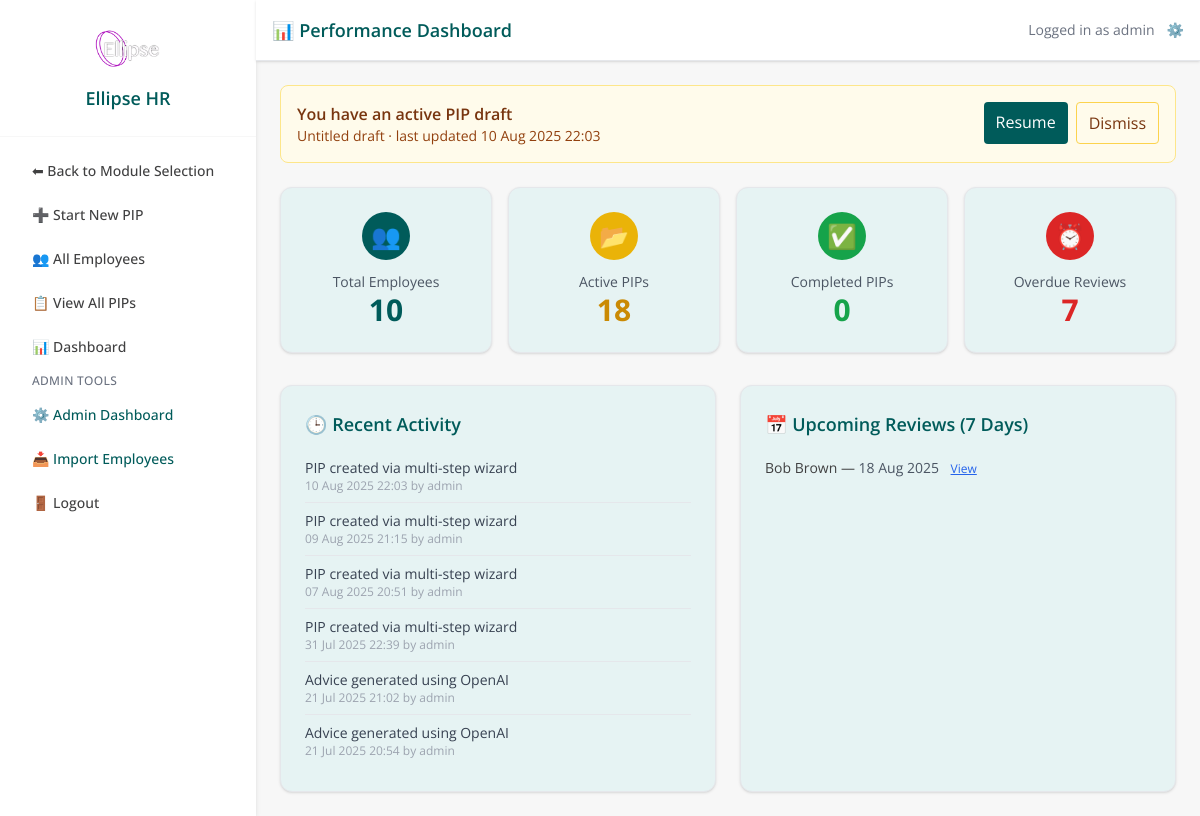
Page /dashboard (signed in) on the earlier database version.
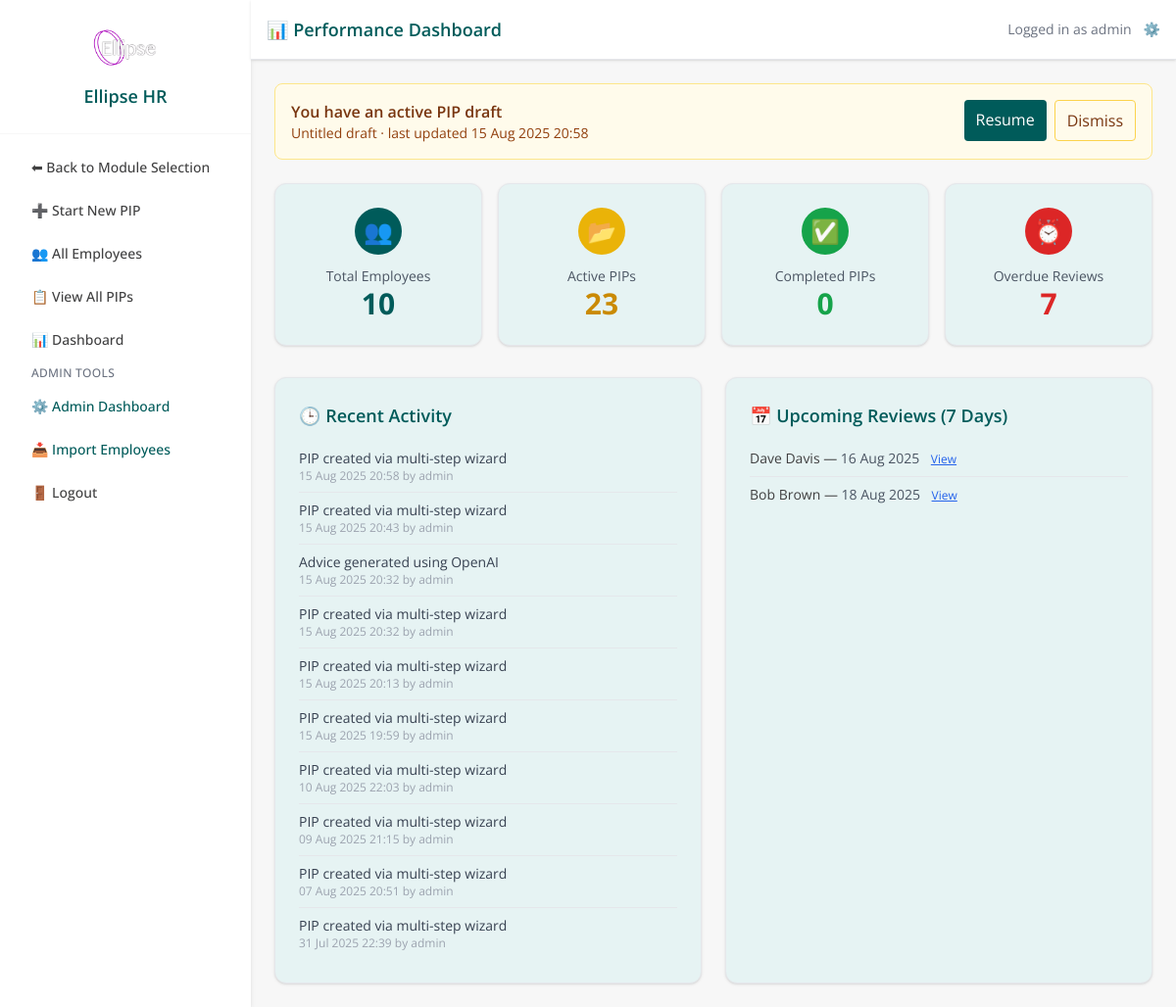
Same page on the later database version.
### models.py (models this page shows)
class DraftPIP(db.Model):
    id = db.Column(db.Integer, primary_key=True)
    user_id = db.Column(db.Integer, db.ForeignKey('user.id'))
    step = db.Column(db.Integer)
    data = db.Column(db.JSON)
    created_at = db.Column(db.DateTime, default=datetime.utcnow)
    updated_at = db.Column(db.DateTime, default=datetime.utcnow, onupdate=datetime.utcnow)
    is_dismissed = db.Column(db.Boolean, default=False)
    user = db.relationship('User', backref='draft_pips')

class TimelineEvent(db.Model):
    __tablename__ = 'timeline_event'
    id = db.Column(db.Integer, primary_key=True)
    pip_record_id = db.Column(db.Integer, db.ForeignKey('pip_record.id'), nullable=True)
    timestamp = db.Column(db.DateTime, default=datetime.utcnow)
    event_type = db.Column(db.String(100))
    notes = db.Column(db.Text)
    updated_by = db.Column(db.String(100))
    created_at = db.Column(db.DateTime, default=datetime.utcnow)
    pip_record = db.relationship(
        'PIPRecord',
        back_populates='timeline_events'
    )

class PIPRecord(db.Model):
    __tablename__ = 'pip_record'
    id = db.Column(db.Integer, primary_key=True)
    employee_id = db.Column(db.Integer, db.ForeignKey('employee.id'), nullable=False)
    concerns = db.Column(db.Text, nullable=False)
    start_date = db.Column(db.Date, nullable=False)
    review_date = db.Column(db.Date, nullable=False)
    meeting_notes = db.Column(db.Text)
    status = db.Column(db.String(20), default='Open')
    created_by = db.Column(db.String(100))
    created_at = db.Column(db.DateTime, default=datetime.utcnow)
    last_updated = db.Column(db.DateTime, default=datetime.utcnow, onupdate=datetime.utcnow)
    ai_advice = db.Column(db.Text)
    ai_advice_generated_at = db.Column(db.DateTime)
    capability_meeting_date = db.Column(db.DateTime, nullable=True)
    capability_meeting_time = db.Column(db.String, nullable=True)
    capability_meeting_venue = db.Column(db.String, nullable=True)
    concern_category = db.Column(db.String(100))
    severity = db.Column(db.String(50))
    frequency = db.Column(db.String(50))
    tags = db.Column(db.Text)
    employee = db.relationship('Employee', back_populates='pips')
    action_items = db.relationship(
        'PIPActionItem',
        back_populates='pip_record',
        cascade='all, delete-orphan',
        lazy=True
    )
    timeline_events = db.relationship(
        'TimelineEvent',
        back_populates='pip_record',
        cascade='all, delete-orphan',
        lazy=True
    )

class Employee(db.Model):
    id = db.Column(db.Integer, primary_key=True)
    first_name = db.Column(db.String(100))
    last_name = db.Column(db.String(100))
    job_title = db.Column(db.String(100))
    line_manager = db.Column(db.String(100))
    service = db.Column(db.String(100))
    start_date = db.Column(db.Date)
    team_id = db.Column(db.Integer)
    email = db.Column(db.String(120), nullable=True)
    pips = db.relationship('PIPRecord', back_populates='employee', lazy=True)

### app.py (the view)
@app.route('/dashboard')
@login_required
def dashboard():
    total_employees = Employee.query.count()
    active_pips = PIPRecord.query.filter_by(status='Open').count()
    completed_pips = PIPRecord.query.filter_by(status='Completed').count()
    today = datetime.now(timezone.utc).date()
    overdue_reviews = PIPRecord.query.filter(
        PIPRecord.review_date < today,
        PIPRecord.status == 'Open'
    ).count()
    recent_activity = TimelineEvent.query.order_by(TimelineEvent.timestamp.desc()).limit(10).all()
    upcoming_deadline = today + timedelta(days=7)
    if current_user.admin_level == 0:
        upcoming_pips = PIPRecord.query.join(Employee).filter(
            Employee.team_id == current_user.team_id,
            PIPRecord.status == 'Open',
            PIPRecord.review_date >= today,
            PIPRecord.review_date <= upcoming_deadline
        ).order_by(PIPRecord.review_date).all()
    else:
        upcoming_pips = PIPRecord.query.filter(
            PIPRecord.status == 'Open',
            PIPRecord.review_date >= today,
            PIPRecord.review_date <= upcoming_deadline
        ).order_by(PIPRecord.review_date).all()
    draft = get_active_draft_for_user(current_user.id)
    return render_template(
        'dashboard.html',
        total_employees=total_employees,
        active_pips=active_pips,
        completed_pips=completed_pips,
        overdue_reviews=overdue_reviews,
        recent_activity=recent_activity,
        upcoming_pips=upcoming_pips,
        draft=draft
    )

### app.py (called while the page is built)
@app.context_processor
def inject_module():
    return dict(active_module=session.get('active_module'))

@login_manager.user_loader
def load_user(user_id):
    return db.session.get(User, int(user_id))

@app.before_request
def set_active_module():
    path = request.path.lower()
    if path.startswith('/pip/') or \
       path.startswith('/employee/') or \
       path in ['/dashboard', '/pip_list', '/employee/list', '/employee/add', '/pip/select-employee']:
        session['active_module'] = 'PIP'
    elif path.startswith('/probation/'):
        session['active_module'] = 'Probation'
    elif path == '/':
        session.pop('active_module', None)

def get_active_draft_for_user(user_id):
    return DraftPIP.query.filter_by(user_id=user_id, is_dismissed=False)\
                         .order_by(DraftPIP.updated_at.desc()).first()

### models.py (called while the page is built)
    def is_superuser(self):
        return self.admin_level == 2

### templates/dashboard.html (shortened to what this page needs)
{% extends "base.html" %}
{% block page_title %}📊 Performance Dashboard{% endblock %}
{% block content %}
{% if draft %}
<div class="mb-6 p-4 rounded-lg border bg-amber-50 border-amber-200 flex items-start justify-between gap-4">
  <div>
    <div class="font-semibold text-amber-900">You have an active PIP draft</div>
    <div class="text-sm text-amber-800">
      {{ draft.data.get('draft_name') or 'Untitled draft' }}
      · last updated {{ draft.updated_at.strftime('%d %b %Y %H:%M') }}
    </div>
  </div>
  <div class="flex gap-2 shrink-0">
    <a href="{{ url_for('create_pip_wizard') }}"
       class="px-3 py-2 rounded bg-[#005b5a] text-white hover:bg-[#004746]">Resume</a>
    <button id="dismissDraftBtn"
       class="px-3 py-2 rounded border border-amber-300 text-amber-900 hover:bg-amber-100">Dismiss</button>
  </div>
</div>
{% endif %}
  <div class="grid grid-cols-1 sm:grid-cols-2 lg:grid-cols-4 gap-4 mb-8">
    <div class="bg-[#e6f3f3] p-6 rounded-xl shadow border border-gray-200 text-center hover:shadow-lg transition duration-300">
      <div class="flex justify-center items-center w-12 h-12 mx-auto rounded-full bg-ellipse-teal text-white text-2xl mb-3">
        👥
      </div>
      <div class="text-sm text-gray-600">Total Employees</div>
      <div class="text-3xl font-bold text-ellipse-teal">{{ total_employees }}</div>
    </div>
    <div class="bg-[#e6f3f3] p-6 rounded-xl shadow border border-gray-200 text-center hover:shadow-lg transition duration-300">
      <div class="flex justify-center items-center w-12 h-12 mx-auto rounded-full bg-yellow-500 text-white text-2xl mb-3">
        📂
      </div>
      <div class="text-sm text-gray-600">Active PIPs</div>
      <div class="text-3xl font-bold text-yellow-600">{{ active_pips }}</div>
    </div>
    <div class="bg-[#e6f3f3] p-6 rounded-xl shadow border border-gray-200 text-center hover:shadow-lg transition duration-300">
      <div class="flex justify-center items-center w-12 h-12 mx-auto rounded-full bg-green-600 text-white text-2xl mb-3">
        ✅
      </div>
      <div class="text-sm text-gray-600">Completed PIPs</div>
      <div class="text-3xl font-bold text-green-600">{{ completed_pips }}</div>
    </div>
    <div class="bg-[#e6f3f3] p-6 rounded-xl shadow border border-gray-200 text-center hover:shadow-lg transition duration-300">
      <div class="flex justify-center items-center w-12 h-12 mx-auto rounded-full bg-red-600 text-white text-2xl mb-3">
        ⏰
      </div>
      <div class="text-sm text-gray-600">Overdue Reviews</div>
      <div class="text-3xl font-bold text-red-600">{{ overdue_reviews }}</div>
    </div>
  </div>
  <div class="grid grid-cols-1 md:grid-cols-2 gap-6">
    <div class="bg-[#e6f3f3] p-6 rounded-xl shadow border border-gray-200">
      <h2 class="text-lg font-semibold text-ellipse-teal mb-3">🕒 Recent Activity</h2>
      <ul class="divide-y divide-gray-200">
        {% for event in recent_activity %}
          <li class="py-2">
            <div class="text-sm text-gray-700">{{ event.notes }}</div>
            <div class="text-xs text-gray-400">{{ event.timestamp.strftime('%d %b %Y %H:%M') }} by {{ event.updated_by }}</div>
          </li>
        {% else %}
          <li class="text-gray-400">No recent activity.</li>
        {% endfor %}
      </ul>
    </div>
    <div class="bg-[#e6f3f3] p-6 rounded-xl shadow border border-gray-200">
      <h2 class="text-lg font-semibold text-ellipse-teal mb-3">📅 Upcoming Reviews (7 Days)</h2>
      <ul class="divide-y divide-gray-200">
        {% for pip in upcoming_pips %}
          <li class="py-2">
            <div class="text-sm">
              {{ pip.employee.first_name }} {{ pip.employee.last_name }} —
              <span class="text-gray-600 text-sm">{{ pip.review_date.strftime('%d %b %Y') }}</span>
              <a href="{{ url_for('pip_detail', id=pip.id) }}" class="text-blue-600 text-xs ml-2 underline">View</a>
            </div>
          </li>
        {% else %}
          <li class="text-gray-400">No upcoming reviews.</li>
        {% endfor %}
      </ul>
    </div>
  </div>
</div>
{% endblock %}

Differences in the rows shown:
no longer on this page (row unchanged): TimelineEvent: notes "Advice generated using OpenAI", timestamp "21 Jul 2025 21:02", updated_by "admin"
no longer on this page (row unchanged): TimelineEvent: notes "Advice generated using OpenAI", timestamp "21 Jul 2025 20:54", updated_by "admin"
changed DraftPIP "Untitled draft": updated_at "10 Aug 2025 22:03" → "15 Aug 2025 20:58"
added TimelineEvent: notes "PIP created via multi-step wizard", timestamp "15 Aug 2025 20:58", updated_by "admin"
added TimelineEvent: notes "PIP created via multi-step wizard", timestamp "15 Aug 2025 20:43", updated_by "admin"
added TimelineEvent: notes "Advice generated using OpenAI", timestamp "15 Aug 2025 20:32", updated_by "admin"
added TimelineEvent: notes "PIP created via multi-step wizard", timestamp "15 Aug 2025 20:32", updated_by "admin"
added TimelineEvent: notes "PIP created via multi-step wizard", timestamp "15 Aug 2025 20:13", updated_by "admin"
added TimelineEvent: notes "PIP created via multi-step wizard", timestamp "15 Aug 2025 19:59", updated_by "admin"
added PIPRecord: employee.first_name "Dave", employee.last_name "Davis", review_date "16 Aug 2025"
Other differences:
{{ active_pips }}: "18" → "23"
